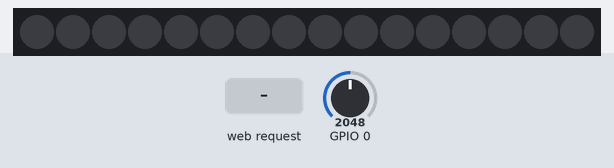
A program run on a simulated ESP32. Shown: 16 RGB LEDs in strip order, left to right. The inputs (shaded band) are chosen by the test bench; at power-on: GPIO 0 = 2048. Dim RGB values are drawn brighter than linear; WiFi joins after 1.5 s; servers stay silent unless stated; random numbers use the default seed unless the program sets one; what the program prints to the serial monitor is not drawn.

Above: at 2.7 s.
2.8 s: HTTP request GET /H received
4.6 s: HTTP request GET /S received
At 5.3 s:
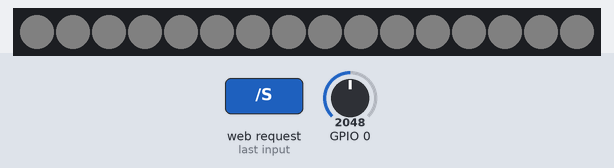
6.1 s: HTTP request GET /L received
At 6.7 s:
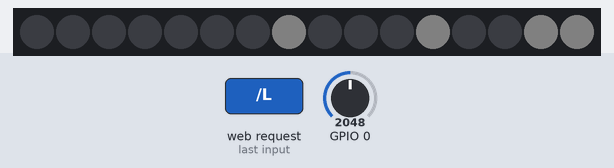
7.9 s: HTTP request GET /H received
At 8.9 s:
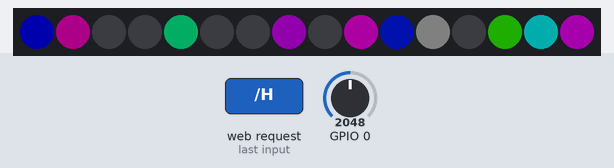
9.7 s: HTTP request GET /L received
At 10.4 s:
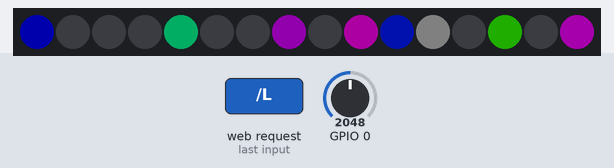
11.3 s: HTTP request GET /H received
At 12.8 s:
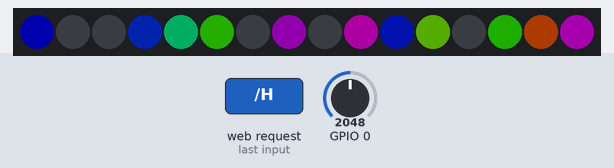
Timing chart, 0 to 14.1 s (numbered marks = the images above; inputs shaded):
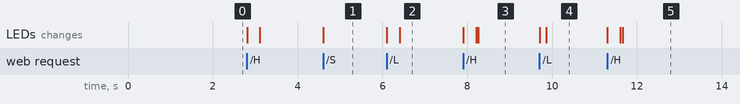

The program:

main.cpp
```cpp
#include <NeoPixelAnimator.h>
#include <NeoPixelBus.h>
#include <WiFi.h>

const uint16_t PixelCount = 16;
const uint8_t PixelPin = 5;

NeoPixelBus<NeoGrbFeature, Neo800KbpsMethod> strip(PixelCount, PixelPin);

NeoPixelAnimator animations(PixelCount);

WiFiServer server(80);

struct MyAnimationState {
    RgbColor StartingColor;
    RgbColor EndingColor;
};

MyAnimationState animationState[PixelCount];

void setRandomSeed() {
    uint32_t seed;

    seed = analogRead(0);
    delay(1);

    for (int shifts = 3; shifts < 31; shifts += 3) {
        seed ^= analogRead(0) << shifts;
        delay(1);
    }

    randomSeed(seed);
}

void blendAnimUpdate(const AnimationParam &param) {
    RgbColor updatedColor = RgbColor::LinearBlend(
        animationState[param.index].StartingColor,
        animationState[param.index].EndingColor, param.progress);
    strip.SetPixelColor(param.index, updatedColor);
}

void pickRandom(float luminance) {
    uint16_t count = random(PixelCount);
    while (count > 0) {
        uint16_t pixel = random(PixelCount);

        uint16_t time = random(100, 400);
        animationState[pixel].StartingColor = strip.GetPixelColor(pixel);
        animationState[pixel].EndingColor =
            HslColor(random(360) / 360.0f, 1.0f, luminance);

        animations.StartAnimation(pixel, time, blendAnimUpdate);

        count--;
    }
}

void turnOff() {
    RgbColor offColor = RgbColor(0, 0, 0);
    for (int i = 0; i < PixelCount; i++) {
        strip.SetPixelColor(i, offColor);
    }
    strip.Show();
}

void turnOn() {
    RgbColor onColor = RgbColor(5, 5, 5);
    for (int i = 0; i < PixelCount; i++) {
        strip.SetPixelColor(i, onColor);
    }
    strip.Show();
}

void setup() {
    Serial.begin(115200);

    strip.Begin();
    strip.Show();

    WiFi.mode(WIFI_AP_STA);
    WiFi.begin("LH", "ToyamasuticA");

    setRandomSeed();

    while (WiFi.status() != WL_CONNECTED) {
        delay(500);
        Serial.print(".");
    }

    Serial.println("");
    Serial.println("IP address: ");
    Serial.println(WiFi.localIP());

    server.begin();
    Serial.println("Server started");
}

void showReply(WiFiClient client) {
    client.println("HTTP/1.1 200 OK");
    client.println("Content-type:text/html");
    client.println();
    client.print(
        "Click <a href=\"/H\">here</a> to turn the random LEDs on.<br>");
    client.print(
        "Click <a href=\"/L\">here</a> to turn the random LEDs off.<br>");
    client.print("Click <a href=\"/S\">here</a> to turn the LEDs on.<br>");
    client.print("Click <a href=\"/R\">here</a> to turn the LEDs off.<br>");
    client.print(
        "Click <a href=\"/M009090900099909990999\">here</a> to set the LEDs "
        "color.<br>");
    client.println();
}

void processLine(String line) {
    int getInd = line.lastIndexOf("GET /");

    if (getInd >= 0) {
        String cmd = line.substring(getInd + 5);
        Serial.print("Command = ");
        Serial.println(cmd);

        if (cmd.startsWith("H")) {
            Serial.println("High");
            pickRandom(0.1f);
        } else if (cmd.startsWith("L")) {
            Serial.println("Low");
            pickRandom(0.0f);
        } else if (cmd.startsWith("R")) {
            Serial.println("Reset");
            turnOff();
        } else if (cmd.startsWith("S")) {
            Serial.println("Set");
            turnOn();
        } else if (cmd.startsWith("M")) {
            Serial.println("Multi");
            String dat = cmd.substring(1);
            uint8_t r, g, b;
            for(int i = 0; i < dat.length(); i++) {
                char c = dat.charAt(i);
                if ((c >= '0') && (c <='9')) {
                    switch (i % 3) {
                        case 0: {
                            r = c - '0';
                            break;
                        }
                        case 1: {
                            g = c - '0';
                            break;
                        }
                        case 2: {
                            b = c - '0';
                            RgbColor color = RgbColor(r, g, b);
                            strip.SetPixelColor(i / 3, color);
                            break;
                        }
                        default:
                            break;
                    }
                } else {
                    break;
                }
            }
            strip.Show();
        }
    }
}

void processConnection() {
    WiFiClient client = server.available();
    if (client) {
        Serial.println();
        Serial.println("New Client");
        String currentLine = "";
        while (client.connected()) {
            if (client.available()) {
                char c = client.read();
                Serial.write(c);
                if (c == '\n') {
                    if (currentLine.length() == 0) {
                        showReply(client);
                        break;
                    } else {
                        processLine(currentLine);
                        currentLine = "";
                    }
                } else if (c != '\r') {
                    currentLine += c;
                }
            }
        }
        client.stop();
        Serial.println("Client Disconnected.");
    }
}

void loop() {
    processConnection();

    if (animations.IsAnimating()) {
        animations.UpdateAnimations();
        strip.Show();
    } else {
        //      PickRandom(0.1f); // 0.0 = black, 0.25 is normal, 0.5 is bright
    }
}
```

Measured:
- after the input at 4.6 s, the LEDs: change at once (image 1)
- after the input at 6.1 s, the LEDs: first change at once (image 2 shows a later state)
- after the input at 7.9 s, the LEDs: first change at once (image 3 shows a later state)
- after the input at 11.3 s, the LEDs: first change at once (image 5 shows a later state)
